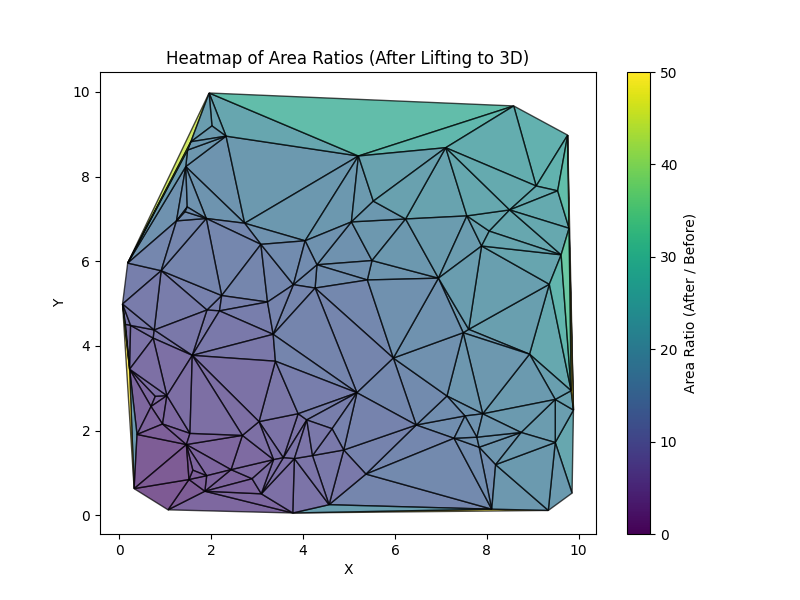

This figure's Python source:
import matplotlib.pyplot as plt
from scipy.spatial import ConvexHull, Delaunay
import numpy as np
import matplotlib.colors as mcolors

# Load the data using np.loadtxt
data = np.loadtxt('mesh.dat', skiprows=1)

# Extract the x and y coordinates
points = data

# Lifting function
def lifting_map(x, y):
    return x**2 + x*y + y**2

# Function to compute area of a triangle in 2D
def area_2d(a, b, c):
    return 0.5 * np.abs(a[0]*(b[1] - c[1]) + b[0]*(c[1] - a[1]) + c[0]*(a[1] - b[1]))

# Function to compute area of a triangle in 3D
def area_3d(a, b, c):
    # Vectors representing two edges of the triangle
    v1 = b - a
    v2 = c - a
    # Cross product of the two vectors
    cross_product = np.cross(v1, v2)
    return 0.5 * np.linalg.norm(cross_product)

# Lift the points to 3D using the map z = x^2 + y^2
points_3d = np.column_stack((points, lifting_map(points[:, 0], points[:, 1])))

# Generate the convex hull
hull = ConvexHull(points)

# Generate the Delaunay triangulation
triangulation = Delaunay(points)

# Initialize a list to store area ratios
area_ratios = []

# Loop over each triangle in the Delaunay triangulation
for simplex in triangulation.simplices:
    # 2D points for the triangle
    p0, p1, p2 = points[simplex]
    
    # Compute area in 2D
    area_2d_before = area_2d(p0, p1, p2)
    
    # 3D points for the triangle after lifting
    p0_3d, p1_3d, p2_3d = points_3d[simplex]
    
    # Compute area in 3D
    area_3d_after = area_3d(p0_3d, p1_3d, p2_3d)
    
    # Calculate the area ratio
    area_ratio = area_3d_after / area_2d_before
    area_ratios.append(area_ratio)

# Convert area ratios to a numpy array
area_ratios = np.array(area_ratios)

# Adjust the normalization to range from 0 to 50 for the heatmap
norm = mcolors.Normalize(vmin=0, vmax=50)
cmap = plt.cm.viridis

# Plot the heatmap by filling the triangles with color based on area ratio
fig, ax = plt.subplots(figsize=(8, 6))

# Plot each triangle, filling the area with color based on area ratio
for i, simplex in enumerate(triangulation.simplices):
    p0, p1, p2 = points[simplex]
    # Compute the area ratio for this triangle
    area_ratio = area_ratios[i]
    
    # Define the triangle vertices
    triangle = np.array([p0, p1, p2, p0])
    
    # Plot the filled triangle
    ax.fill(triangle[:, 0], triangle[:, 1], color=cmap(norm(area_ratio)), edgecolor='k', alpha=0.7)

# Add the colorbar using the colormap and normalization
sm = plt.cm.ScalarMappable(cmap=cmap, norm=norm)
sm.set_array([])  # Empty array for the colorbar
fig.colorbar(sm, ax=ax, label='Area Ratio (After / Before)')

# Adding labels and title
ax.set_xlabel('X')
ax.set_ylabel('Y')
ax.set_title('Heatmap of Area Ratios (After Lifting to 3D)')

# Show the plot
plt.savefig("heatmap2.png")
